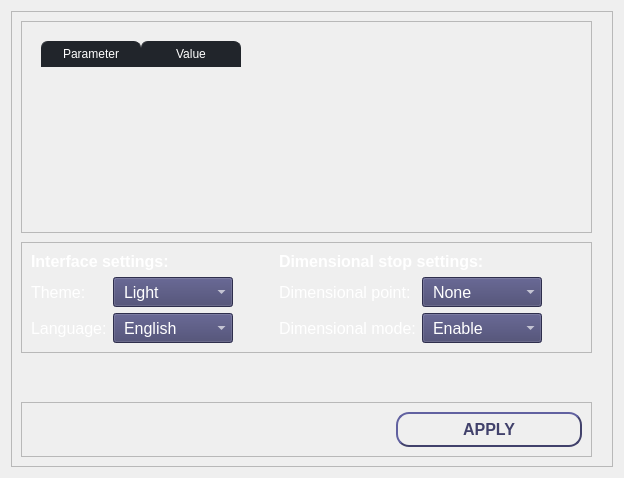
            <widget class="QWidget" name="settings_page">
             <layout class="QHBoxLayout" name="horizontalLayout_6">
              <item>
               <widget class="QFrame" name="settings_frame">
                <property name="sizePolicy">
                 <sizepolicy hsizetype="Preferred" vsizetype="Preferred">
                  <horstretch>0</horstretch>
                  <verstretch>0</verstretch>
                 </sizepolicy>
                </property>
                <property name="frameShape">
                 <enum>QFrame::StyledPanel</enum>
                </property>
                <property name="frameShadow">
                 <enum>QFrame::Raised</enum>
                </property>
                <property name="lineWidth">
                 <number>1</number>
                </property>
                <layout class="QVBoxLayout" name="verticalLayout_16">
                 <property name="spacing">
                  <number>9</number>
                 </property>
                 <property name="topMargin">
                  <number>9</number>
                 </property>
                 <property name="rightMargin">
                  <number>20</number>
                 </property>
                 <item>
                  <widget class="QFrame" name="settungs_tab_frame">
                   <property name="sizePolicy">
                    <sizepolicy hsizetype="Preferred" vsizetype="Preferred">
                     <horstretch>0</horstretch>
                     <verstretch>4</verstretch>
                    </sizepolicy>
                   </property>
                   <property name="minimumSize">
                    <size>
                     <width>0</width>
                     <height>0</height>
                    </size>
                   </property>
                   <property name="frameShape">
                    <enum>QFrame::StyledPanel</enum>
                   </property>
                   <property name="frameShadow">
                    <enum>QFrame::Raised</enum>
                   </property>
                   <layout class="QHBoxLayout" name="horizontalLayout_24">
                    <property name="rightMargin">
                     <number>9</number>
                    </property>
                    <item>
                     <widget class="QTableWidget" name="settings_tab">
                      <property name="sizePolicy">
                       <sizepolicy hsizetype="Expanding" vsizetype="Expanding">
                        <horstretch>0</horstretch>
                        <verstretch>0</verstretch>
                       </sizepolicy>
                      </property>
                      <property name="styleSheet">
                       <string notr="true">QTableWidget {
 	background-color: transparent;
	padding: 10px;
    border-radius: 5px;
    gridline-color: rgb(44, 49, 58);
    color: white;
 }
QTableWidget::item {
	border-color: rgb(44, 49, 60);
	padding-left: 5px;
	padding-right: 5px;
	border-right: 1px solid rgb(44, 49, 60); 
	border-bottom: 1px solid rgb(44, 49, 60);                   
	border-left: 1px solid rgb(44, 49, 60);
}
QHeaderView::section{
	background-color: rgb(33, 37, 43);
	max-width: 30px;
	border: 1px solid rgb(44, 49, 58);
	border-style: none;
	border-bottom: 1px solid rgb(44, 49, 60);
	border-right: 1px solid rgb(44, 49, 60);
	border-left: 1px solid rgb(44, 49, 60);
	color: white;
}
QTableWidget::horizontalHeader {	
	background-color: rgb(33, 37, 43);
}
QHeaderView::section:horizontal {
	border: 1px solid rgb(33, 37, 43);
	background-color: rgb(33, 37, 43);
	padding: 3px;
	border-top-left-radius: 7px;
	border-top-right-radius: 7px;
}
QHeaderView::section:vertical {
	border: 1px solid rgb(44, 49, 60);
}</string>
                      </property>
                      <property name="editTriggers">
                       <set>QAbstractItemView::DoubleClicked</set>
                      </property>
                      <property name="tabKeyNavigation">
                       <bool>true</bool>
                      </property>
                      <property name="showDropIndicator" stdset="0">
                       <bool>true</bool>
                      </property>
                      <property name="dragDropOverwriteMode">
                       <bool>true</bool>
                      </property>
                      <property name="dragDropMode">
                       <enum>QAbstractItemView::DragDrop</enum>
                      </property>
                      <property name="selectionMode">
                       <enum>QAbstractItemView::ExtendedSelection</enum>
                      </property>
                      <property name="selectionBehavior">
                       <enum>QAbstractItemView::SelectItems</enum>
                      </property>
                      <attribute name="horizontalHeaderHighlightSections">
                       <bool>false</bool>
                      </attribute>
                      <attribute name="verticalHeaderVisible">
                       <bool>false</bool>
                      </attribute>
                      <attribute name="verticalHeaderHighlightSections">
                       <bool>false</bool>
                      </attribute>
                      <column>
                       <property name="text">
                        <string>Parameter</string>
                       </property>
                      </column>
                      <column>
                       <property name="text">
                        <string>Value</string>
                       </property>
                      </column>
                     </widget>
                    </item>
                   </layout>
                  </widget>
                 </item>
                 <item>
                  <widget class="QFrame" name="settongs_cmb_frame">
                   <property name="sizePolicy">
                    <sizepolicy hsizetype="Preferred" vsizetype="Preferred">
                     <horstretch>0</horstretch>
                     <verstretch>1</verstretch>
                    </sizepolicy>
                   </property>
                   <property name="font">
                    <font>
                     <pointsize>12</pointsize>
                    </font>
                   </property>
                   <property name="frameShape">
                    <enum>QFrame::StyledPanel</enum>
                   </property>
                   <property name="frameShadow">
                    <enum>QFrame::Raised</enum>
                   </property>
                   <layout class="QHBoxLayout" name="horizontalLayout_27">
                    <property name="topMargin">
                     <number>9</number>
                    </property>
                    <item>
                     <layout class="QGridLayout" name="gridLayout_10">
                      <item row="0" column="0" colspan="2">
                       <widget class="QLabel" name="lbl_settings_interface">
                        <property name="font">
                         <font>
                          <pointsize>12</pointsize>
                          <weight>75</weight>
                          <bold>true</bold>
                         </font>
                        </property>
                        <property name="styleSheet">
                         <string notr="true">color: rgb(255, 255, 255);</string>
                        </property>
                        <property name="text">
                         <string>Interface settings:</string>
                        </property>
                       </widget>
                      </item>
                      <item row="1" column="0">
                       <widget class="QLabel" name="lbl_settings_theme">
                        <property name="font">
                         <font>
                          <pointsize>12</pointsize>
                          <weight>50</weight>
                          <bold>false</bold>
                         </font>
                        </property>
                        <property name="styleSheet">
                         <string notr="true">color: rgb(255, 255, 255);</string>
                        </property>
                        <property name="text">
                         <string>Theme:</string>
                        </property>
                       </widget>
                      </item>
                      <item row="1" column="1">
                       <widget class="QComboBox" name="cmb_settings_theme">
                        <property name="sizePolicy">
                         <sizepolicy hsizetype="Fixed" vsizetype="Fixed">
                          <horstretch>0</horstretch>
                          <verstretch>0</verstretch>
                         </sizepolicy>
                        </property>
                        <property name="minimumSize">
                         <size>
                          <width>120</width>
                          <height>30</height>
                         </size>
                        </property>
                        <property name="font">
                         <font>
                          <pointsize>12</pointsize>
                         </font>
                        </property>
                        <property name="accessibleName">
                         <string notr="true">RUS</string>
                        </property>
                        <property name="styleSheet">
                         <string notr="true">color: White;
background-color: #41416b;
padding-left: 10px;
</string>
                        </property>
                        <item>
                         <property name="text">
                          <string>Light</string>
                         </property>
                        </item>
                        <item>
                         <property name="text">
                          <string>Dark</string>
                         </property>
                        </item>
                       </widget>
                      </item>
                      <item row="2" column="0">
                       <widget class="QLabel" name="lbl_settings_language">
                        <property name="font">
                         <font>
                          <pointsize>12</pointsize>
                          <weight>50</weight>
                          <bold>false</bold>
                         </font>
                        </property>
                        <property name="styleSheet">
                         <string notr="true">color: rgb(255, 255, 255);</string>
                        </property>
                        <property name="text">
                         <string>Language:</string>
                        </property>
                       </widget>
                      </item>
                      <item row="2" column="1">
                       <widget class="QComboBox" name="cmb_settings_language">
                        <property name="sizePolicy">
                         <sizepolicy hsizetype="Fixed" vsizetype="Fixed">
                          <horstretch>0</horstretch>
                          <verstretch>0</verstretch>
                         </sizepolicy>
                        </property>
                        <property name="minimumSize">
                         <size>
                          <width>120</width>
                          <height>30</height>
                         </size>
                        </property>
                        <property name="font">
                         <font>
                          <pointsize>12</pointsize>
                         </font>
                        </property>
                        <property name="styleSheet">
                         <string notr="true">color: White;
background-color: #41416b;
padding-left: 10px;</string>
                        </property>
                        <item>
                         <property name="text">
                          <string>English</string>
                         </property>
                        </item>
                        <item>
                         <property name="text">
                          <string>Russian</string>
                         </property>
                        </item>
                       </widget>
                      </item>
                     </layout>
                    </item>
                    <item>
                     <layout class="QGridLayout" name="gridLayout_12">
                      <property name="leftMargin">
                       <number>40</number>
                      </property>
                      <property name="rightMargin">
                       <number>0</number>
                      </property>
                      <item row="0" column="0" colspan="2">
                       <widget class="QLabel" name="lbl_settings_dim_stop">
                        <property name="font">
                         <font>
                          <pointsize>12</pointsize>
                          <weight>75</weight>
                          <bold>true</bold>
                         </font>
                        </property>
                        <property name="styleSheet">
                         <string notr="true">color: rgb(255, 255, 255);</string>
                        </property>
                        <property name="text">
                         <string>Dimensional stop settings:</string>
                        </property>
                       </widget>
                      </item>
                      <item row="1" column="0">
                       <widget class="QLabel" name="lbl_settings_dim_point">
                        <property name="font">
                         <font>
                          <pointsize>12</pointsize>
                          <weight>50</weight>
                          <bold>false</bold>
                         </font>
                        </property>
                        <property name="styleSheet">
                         <string notr="true">color: rgb(255, 255, 255);</string>
                        </property>
                        <property name="text">
                         <string>Dimensional point:</string>
                        </property>
                       </widget>
                      </item>
                      <item row="1" column="1">
                       <widget class="QComboBox" name="cmb_settings_dim_point">
                        <property name="sizePolicy">
                         <sizepolicy hsizetype="Fixed" vsizetype="Fixed">
                          <horstretch>0</horstretch>
                          <verstretch>0</verstretch>
                         </sizepolicy>
                        </property>
                        <property name="minimumSize">
                         <size>
                          <width>120</width>
                          <height>30</height>
                         </size>
                        </property>
                        <property name="font">
                         <font>
                          <pointsize>12</pointsize>
                         </font>
                        </property>
                        <property name="accessibleName">
                         <string notr="true">RUS</string>
                        </property>
                        <property name="styleSheet">
                         <string notr="true">color: White;
background-color: #41416b;
padding-left: 10px;
</string>
                        </property>
                        <item>
                         <property name="text">
                          <string>None</string>
                         </property>
                        </item>
                       </widget>
                      </item>
                      <item row="2" column="0">
                       <widget class="QLabel" name="lbl_settings_dim_mode">
                        <property name="font">
                         <font>
                          <pointsize>12</pointsize>
                          <weight>50</weight>
                          <bold>false</bold>
                         </font>
                        </property>
                        <property name="styleSheet">
                         <string notr="true">color: rgb(255, 255, 255);</string>
                        </property>
                        <property name="text">
                         <string>Dimensional mode:</string>
                        </property>
                       </widget>
                      </item>
                      <item row="2" column="1">
                       <widget class="QComboBox" name="cmb_settings_dim_mode">
                        <property name="sizePolicy">
                         <sizepolicy hsizetype="Fixed" vsizetype="Fixed">
                          <horstretch>0</horstretch>
                          <verstretch>0</verstretch>
                         </sizepolicy>
                        </property>
                        <property name="minimumSize">
                         <size>
                          <width>120</width>
                          <height>30</height>
                         </size>
                        </property>
                        <property name="font">
                         <font>
                          <pointsize>12</pointsize>
                         </font>
                        </property>
                        <property name="styleSheet">
                         <string notr="true">color: White;
background-color: #41416b;
padding-left: 10px;</string>
                        </property>
                        <item>
                         <property name="text">
                          <string>Enable</string>
                         </property>
                        </item>
                        <item>
                         <property name="text">
                          <string>Disable</string>
                         </property>
                        </item>
                       </widget>
                      </item>
                     </layout>
                    </item>
                    <item>
                     <spacer name="horizontalSpacer_7">
                      <property name="orientation">
                       <enum>Qt::Horizontal</enum>
                      </property>
                      <property name="sizeHint" stdset="0">
                       <size>
                        <width>40</width>
                        <height>20</height>
                       </size>
                      </property>
                     </spacer>
                    </item>
                   </layout>
                  </widget>
                 </item>
                 <item>
                  <spacer name="verticalSpacer_2">
                   <property name="orientation">
                    <enum>Qt::Vertical</enum>
                   </property>
                   <property name="sizeHint" stdset="0">
                    <size>
                     <width>20</width>
                     <height>40</height>
                    </size>
                   </property>
                  </spacer>
                 </item>
                 <item>
                  <widget class="QFrame" name="settings_btn_frame">
                   <property name="sizePolicy">
                    <sizepolicy hsizetype="Preferred" vsizetype="Preferred">
                     <horstretch>0</horstretch>
                     <verstretch>1</verstretch>
                    </sizepolicy>
                   </property>
                   <property name="frameShape">
                    <enum>QFrame::StyledPanel</enum>
                   </property>
                   <property name="frameShadow">
                    <enum>QFrame::Raised</enum>
                   </property>
                   <layout class="QHBoxLayout" name="horizontalLayout_25">
                    <item>
                     <spacer name="horizontalSpacer_6">
                      <property name="orientation">
                       <enum>Qt::Horizontal</enum>
                      </property>
                      <property name="sizeHint" stdset="0">
                       <size>
                        <width>40</width>
                        <height>20</height>
                       </size>
                      </property>
                     </spacer>
                    </item>
                    <item>
                     <widget class="QPushButton" name="btn_settings_apply">
                      <property name="sizePolicy">
                       <sizepolicy hsizetype="Preferred" vsizetype="Fixed">
                        <horstretch>0</horstretch>
                        <verstretch>0</verstretch>
                       </sizepolicy>
                      </property>
                      <property name="minimumSize">
                       <size>
                        <width>186</width>
                        <height>0</height>
                       </size>
                      </property>
                      <property name="maximumSize">
                       <size>
                        <width>16777215</width>
                        <height>16777215</height>
                       </size>
                      </property>
                      <property name="font">
                       <font>
                        <pointsize>12</pointsize>
                        <weight>75</weight>
                        <bold>true</bold>
                       </font>
                      </property>
                      <property name="accessibleName">
                       <string>all</string>
                      </property>
                      <property name="accessibleDescription">
                       <string>reset_fault</string>
                      </property>
                      <property name="styleSheet">
                       <string notr="true">QPushButton {
    border-style: outset;
    border-width: 2px;
    border-radius:13px;
	border-color: #41416b;
    min-width: 10em;
    padding: 6px;
	color: #41416b;
}

QPushButton:pressed {
	background-color:#40ff66;
 	border-width: 4px;
	border-color:#1c1c1c;
	color: white;
}</string>
                      </property>
                      <property name="text">
                       <string>APPLY</string>
                      </property>
                     </widget>
                    </item>
                   </layout>
                  </widget>
                 </item>
                </layout>
               </widget>
              </item>
             </layout>
            </widget>
